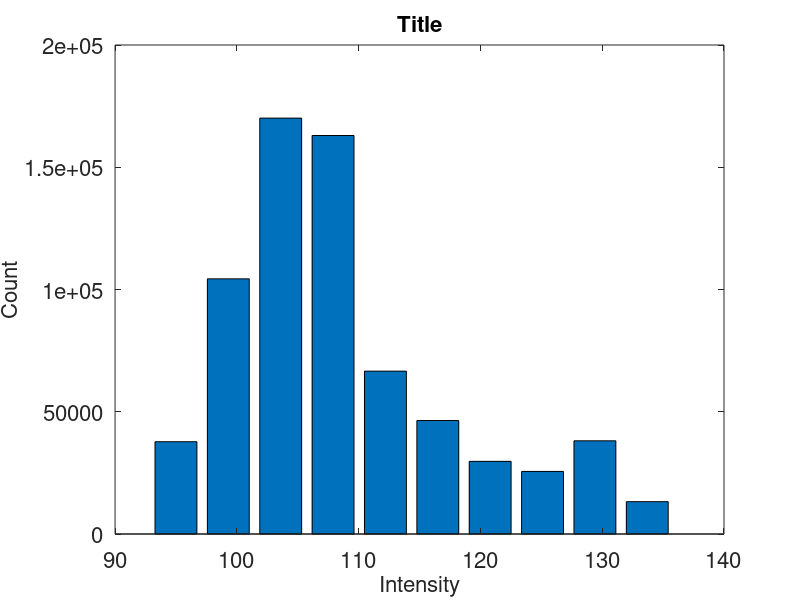
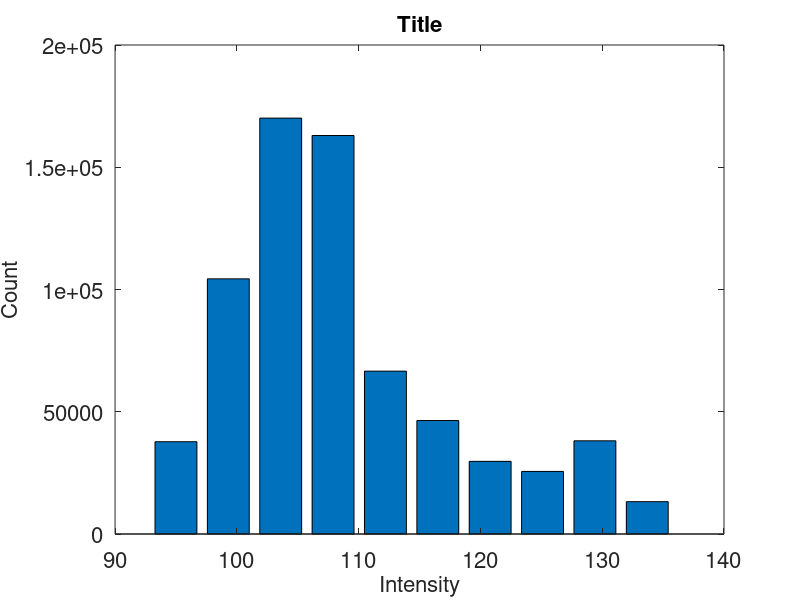

MATLAB code to generate these figures, in order:
close all, clear all, clc

font_size = 16;
font_type = 'Helvetica';
histogram=importdata('task3.dat');
bar(histogram.data(:,1),histogram.data(:,2));
t=title('Title');
x_l=xlabel('Intensity');
y_l=ylabel('Count');
set(gca, 'FontSize', font_size, 'FontName', font_type)
set(t, 'FontSize', font_size, 'FontName', font_type)
set(x_l, 'FontSize', font_size, 'FontName', font_type)
set(y_l, 'FontSize', font_size, 'FontName', font_type)
print -depsc2 histogram_matlab.eps
print -dpng histogram_matlab.png